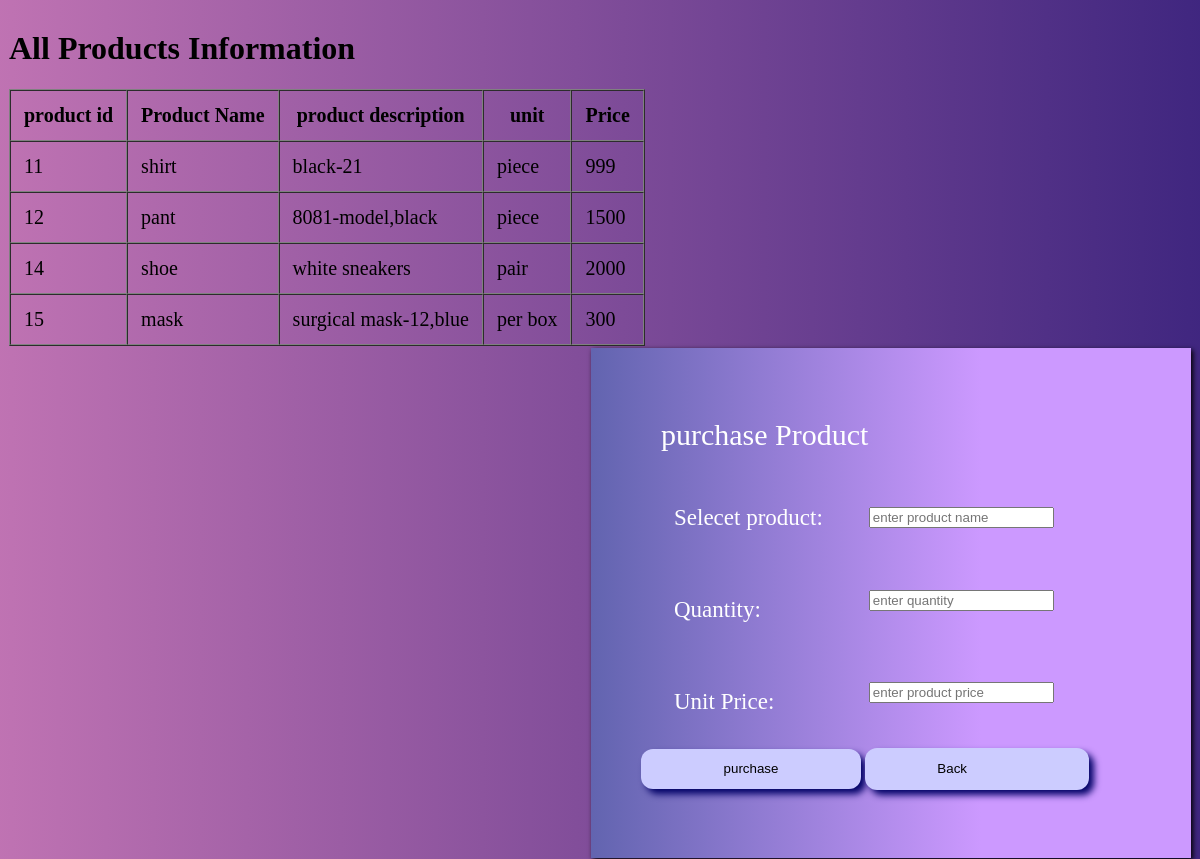
The page /purchase.php (signed in) on the database its author committed.
### tables this page shows
CREATE TABLE `product` (
  `pro_id` int(100) NOT NULL,
  `product_name` varchar(100) NOT NULL,
  `product_description` varchar(100) NOT NULL,
  `unit` varchar(60) NOT NULL,
  `price` int(60) NOT NULL,
  `id` int(60) NOT NULL
);

### purchase.php (the view, shortened to what this page needs)
<?php
	include("connection.php");
?>
<!DOCTYPE html>
<html>
<head>
</head>
<body style= "background:
           linear-gradient(to left, #000066 -50%, #ff99cc 150%);">
<div id="box1">
<table align="left" border="0"cellspacing="0" >
<tr>
<td>
<h1>All Products Information</h1>
<table id ="mytable" border="1" cellpadding="13" cellspacing="0">
<?php
$sql1 = "SELECT * FROM product";
$result1 = mysqli_query($connection, $sql1);
echo "<tr>";
echo "<th><FONT COLOR='black' style='font-size:20px'>" . 'product id' . "</FONT></th>";
echo "<th><FONT COLOR='black' style='font-size:20px'>" . 'Product Name' . "</FONT></th>";
echo "<th><FONT COLOR='black' style='font-size:20px'>" . 'product description' . "</FONT></th>";
echo "<th><FONT COLOR='black' style='font-size:20px'>" . 'unit' . "</FONT></th>";
echo "<th><FONT COLOR='black' style='font-size:20px'>" . 'Price' . "</FONT></th>";
echo "</tr>";
if (mysqli_num_rows($result1) > 0) {
    while($row = mysqli_fetch_assoc($result1)) {
            echo "<tr>";
			echo "<td><FONT COLOR='black' style='font-size:20px'>" . $row['pro_id'] . "</td>";
			echo "<td><FONT COLOR='black' style='font-size:20px'>" . $row['product_name'] . "</td>";
			echo "<td><FONT COLOR='black' style='font-size:20px'>" . $row['product_description'] . "</td>";
			echo "<td><FONT COLOR='black' style='font-size:20px'>" . $row['unit'] . "</td>";
			echo "<td><FONT COLOR='black' style='font-size:20px'>" . $row['price'] . "</td>";
			echo "</tr>";
    }
} else {
    echo "0 results";
}
?>
			</table>
         </td>
       </tr>
     </table>
	<table align="right" border="0"cellspacing="0" >
	<tr>
<td>
	<div id="box">
	<form method="post">
				<div style="font-size: 30px;margin: 20px;color: white;">purchase Product </div>
	<table id ="mytable" border="0" cellpadding="13" cellspacing="0">
<tr>
				<td><?php  ?>
				<div style="font-size: 23px;margin: 20px;color: white;">Selecet product:</td>
				<td><input list="product" name="product_name"placeholder="enter product name" required></div></input></td>
			</tr>
<tr>
				<td>	<div style="font-size: 23px;margin: 20px;color: white;">Quantity:</td>
				<td><input type="number" name="quantity"placeholder="enter quantity " required><br><br></div></td>
<tr>
				<td><div style="font-size: 23px;margin: 20px;color: white;">Unit Price:</td>
				<td><input type="number" name="price"placeholder="enter product price" required><br><br></div></td>
			</tr>
			<input  id="button" type="submit" value="purchase">
				<a href="profile-1.php"><input id="button" value="                   Back"></a><br><br>
</body>
</html>

### purchase.php (style rules this page uses)
#box { background: linear-gradient(to right, #003366 -60%, #cc99ff 65%); margin: auto; width: 500px; padding: 50px; box-shadow: 2px 2px 5px black; }
#button { height:40px; width: 220px; color: black; background-color: #ccccff; border: none; border-radius: 12px; box-shadow: 5px 5px 7px #000066; }
#box1 { background-color: white; }

### rows shown on the page
product: pro_id "11", product_name "shirt", product_description "black-21", unit "piece", price "999"
product: pro_id "12", product_name "pant", product_description "8081-model,black", unit "piece", price "1500"
product: pro_id "14", product_name "shoe", product_description "white sneakers", unit "pair", price "2000"
product: pro_id "15", product_name "mask", product_description "surgical mask-12,blue", unit "per box", price "300"
